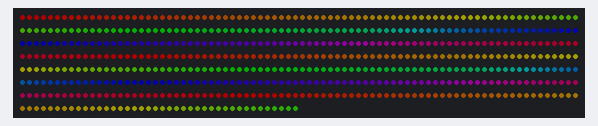
This sketch was run on a simulated Arduino Mega 2560, built with avr-gcc and run on an emulated ATmega2560. Shown: 600 RGB LEDs in strip order, left to right, continuing on the next row. Dim RGB values are drawn brighter than linear.

Above: at 0.19 s.
At 4.35 s:
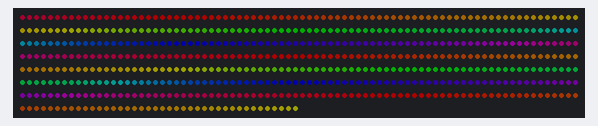
At 10.1 s:
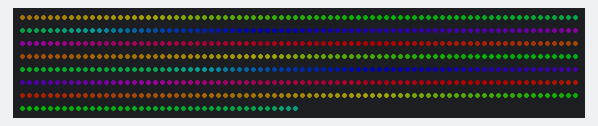
At 20.0 s:
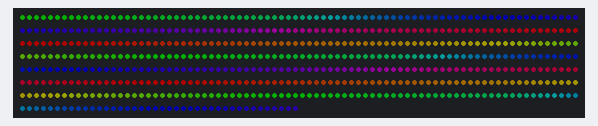
At 29.91 s:
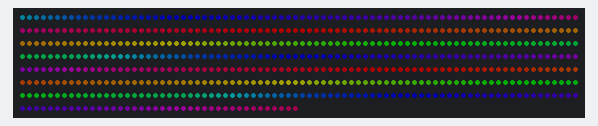
At 39.81 s:
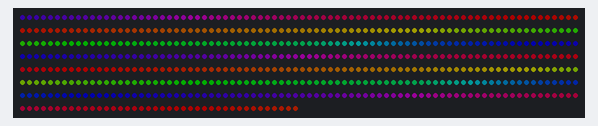

The sketch:

rainbow.ino
```cpp
#include <FastLED.h>

#define LED_PIN 23   // 定義燈帶資料腳位
#define NUM_LEDS 600 // LED燈數量

CRGBArray<NUM_LEDS> leds;

void setup()
{
  Serial.begin(115200);
  // 如果您的燈帶不是WS2812B，請自行更改您所使用的燈帶型號(備註: WS2815 須將 GRB 改成 RGB)
  FastLED.addLeds<WS2812B, LED_PIN, GRB>(leds, NUM_LEDS);
  // FastLED.addLeds<WS2815, LED_PIN, RGB>(leds, NUM_LEDS);

  FastLED.setBrightness(50); // 設置亮度，根據需要調整
}

static uint8_t beginHue = 0;

int deltaHue = 1; //控制流速

void loop()
{
  fill_rainbow(leds, NUM_LEDS, beginHue, deltaHue);
  FastLED.show();
  beginHue += 2;
  if (beginHue == 256)
  {
    beginHue = 0;
  }
}
```
